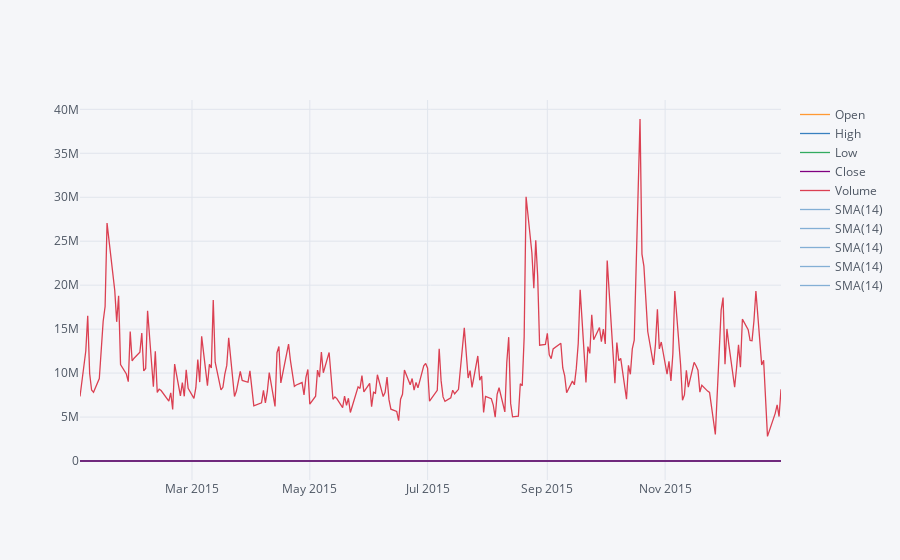

The code cell stored with this chart in its notebook:
### Markdown cell above
** Use .ta_plot(study='sma') to create a Simple Moving Averages plot of Morgan Stanley for the year 2015.**

### Code cell
df.ix['2015-01-01':'2015-12-31']['MS'].ta_plot(study='sma')

### Figure 1 — Plotly figure (JSON) as saved in the notebook; plotly's stock layout.template omitted (floating-point values rounded to 4 significant figures; data arrays with more than 128 entries replaced by an {"elided": "..."} marker saying what was removed)
{"data": [{"line": {"color": "rgba(255, 153, 51, 1.0)", "dash": "solid", "shape": "linear", "width": 1.3}, "mode": "lines", "name": "Open", "text": "", "type": "scatter", "uid": "0be4068f-45ad-476b-8846-676414d5b287", "x": {"elided": "252 str values"}, "y": {"elided": "252 float values"}}, {"line": {"color": "rgba(55, 128, 191, 1.0)", "dash": "solid", "shape": "linear", "width": 1.3}, "mode": "lines", "name": "High", "text": "", "type": "scatter", "uid": "7c0c0c0f-08e3-44b4-ab10-53898ffc873d", "x": {"elided": "252 str values"}, "y": {"elided": "252 float values"}}, {"line": {"color": "rgba(50, 171, 96, 1.0)", "dash": "solid", "shape": "linear", "width": 1.3}, "mode": "lines", "name": "Low", "text": "", "type": "scatter", "uid": "7062f476-7e25-4b45-8d68-6017c4bda244", "x": {"elided": "252 str values"}, "y": {"elided": "252 float values"}}, {"line": {"color": "rgba(128, 0, 128, 1.0)", "dash": "solid", "shape": "linear", "width": 1.3}, "mode": "lines", "name": "Close", "text": "", "type": "scatter", "uid": "6c9a0fd7-6659-4330-bac0-b4f8d8e8a926", "x": {"elided": "252 str values"}, "y": {"elided": "252 float values"}}, {"line": {"color": "rgba(219, 64, 82, 1.0)", "dash": "solid", "shape": "linear", "width": 1.3}, "mode": "lines", "name": "Volume", "text": "", "type": "scatter", "uid": "1d532ce0-32cd-4334-8dea-61c5ffb8484b", "x": {"elided": "252 str values"}, "y": {"elided": "252 int values"}}, {"line": {"color": "rgba(55, 128, 191, 0.5999999999999999)", "dash": "solid", "shape": "linear", "width": 1.3}, "mode": "lines", "name": "SMA(14)", "text": "", "type": "scatter", "uid": "780c08ef-3953-4445-bcf9-66f0463f65af", "x": {"elided": "252 str values"}, "y": {"elided": "252x5 mixed values"}}, {"line": {"color": "rgba(55, 128, 191, 0.5999999999999999)", "dash": "solid", "shape": "linear", "width": 1.3}, "mode": "lines", "name": "SMA(14)", "text": "", "type": "scatter", "uid": "b6fd289d-32b0-44a4-880b-3391eab57371", "x": {"elided": "252 str values"}, "y": {"elided": "252x5 mixed values"}}, {"line": {"color": "rgba(55, 128, 191, 0.5999999999999999)", "dash": "solid", "shape": "linear", "width": 1.3}, "mode": "lines", "name": "SMA(14)", "text": "", "type": "scatter", "uid": "eed907fe-74c5-484b-8f49-084432e0935d", "x": {"elided": "252 str values"}, "y": {"elided": "252x5 mixed values"}}, {"line": {"color": "rgba(55, 128, 191, 0.5999999999999999)", "dash": "solid", "shape": "linear", "width": 1.3}, "mode": "lines", "name": "SMA(14)", "text": "", "type": "scatter", "uid": "f8787abe-1f8b-4385-bb8a-b63167ce2c6a", "x": {"elided": "252 str values"}, "y": {"elided": "252x5 mixed values"}}, {"line": {"color": "rgba(55, 128, 191, 0.5999999999999999)", "dash": "solid", "shape": "linear", "width": 1.3}, "mode": "lines", "name": "SMA(14)", "text": "", "type": "scatter", "uid": "b0eda3ef-934b-4400-ad55-f4f9b76a44c6", "x": {"elided": "252 str values"}, "y": {"elided": "252x5 mixed values"}}], "layout": {"legend": {"bgcolor": "#F5F6F9", "font": {"color": "#4D5663"}}, "paper_bgcolor": "#F5F6F9", "plot_bgcolor": "#F5F6F9", "title": {"font": {"color": "#4D5663"}}, "xaxis": {"gridcolor": "#E1E5ED", "showgrid": true, "tickfont": {"color": "#4D5663"}, "title": {"font": {"color": "#4D5663"}, "text": ""}, "zerolinecolor": "#E1E5ED"}, "yaxis": {"gridcolor": "#E1E5ED", "showgrid": true, "tickfont": {"color": "#4D5663"}, "title": {"font": {"color": "#4D5663"}, "text": ""}, "zerolinecolor": "#E1E5ED"}}}
